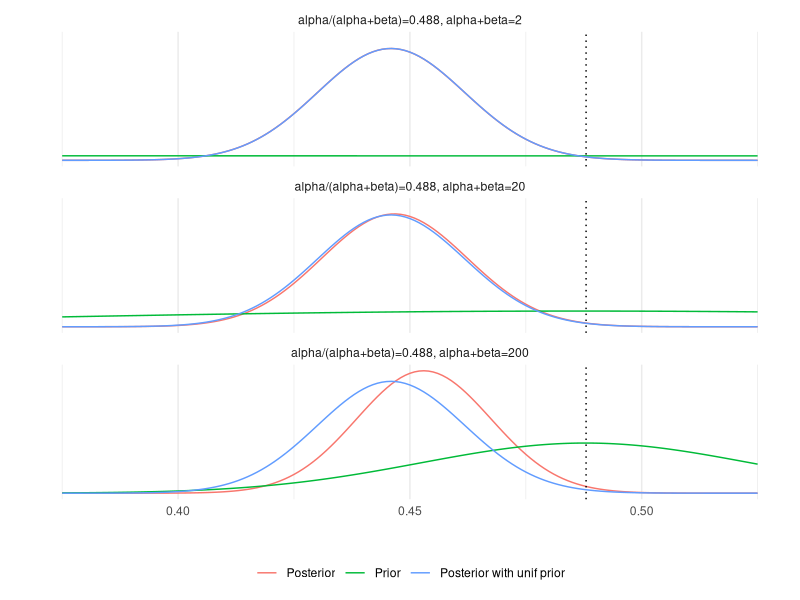

Write R code to recreate this figure.
## ---- chunk 1
library(ggplot2)
theme_set(theme_minimal())
library(tidyr)
library(dplyr)
## ---- chunk 2
a <- 437
b <- 543
## ---- chunk 3
df1 <- data.frame(theta = seq(0.375, 0.525, 0.001))
## ---- chunk 4
df1$pu <- dbeta(df1$theta, a+1, b+1)
## ---- chunk 5
n <- c(2, 20, 200) # prior counts
apr <- 0.488 # prior ratio of success

# helperf returns for given number of prior observations, prior ratio
# of successes, number of observed successes and failures and a data
# frame with values of theta, a new data frame with prior and posterior
# values evaluated at points theta.
helperf <- function(n, apr, a, b, df)
  cbind(df, pr = dbeta(df$theta, n*apr, n*(1-apr)), po = dbeta(df$theta, n*apr + a, n*(1-apr) + b), n = n)
# lapply function over prior counts n and pivot results into key-value pairs.
df2 <- lapply(n, helperf, apr, a, b, df1) %>%
  do.call(rbind, args = .) %>%
  pivot_longer(!c(theta, n), names_to = "grp", values_to = "p") %>%
  mutate(grp = factor(grp, labels=c('Posterior','Prior','Posterior with unif prior')))
# add correct labels for plotting
df2$title <- factor(paste0('alpha/(alpha+beta)=0.488, alpha+beta=',df2$n))
## ---- chunk 6
ggplot(data = df2) +
  geom_line(aes(theta, p, color = grp)) +
  geom_vline(xintercept = 0.488, linetype = 'dotted') +
  facet_wrap(~title, ncol = 1) +
  labs(x = '', y = '') +
  scale_y_continuous(breaks = NULL) +
  theme(legend.position = 'bottom', legend.title = element_blank())
